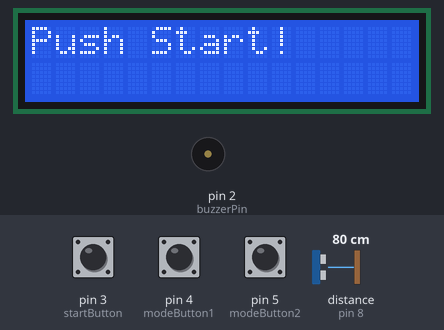
This sketch was run on a simulated Arduino Uno, built with avr-gcc and run on an emulated ATmega328P. On the bench: 16×2 character LCD, buzzer (waves = sounding, pin HIGH). Inputs (shaded band) come from the test bench; at power-on: pin 3 (startButton) HIGH, pin 4 (modeButton1) HIGH, pin 5 (modeButton2) HIGH, distance to the obstacle (sensor on pin 8) 80 cm. The echo pulse lasts 58.3 µs per cm; pins used as bus, display or sensor lines are not drawn.

Above: at 1.2 s.
1.3 s: pin 3 (startButton) pulled LOW for 0.15 s
At 2.5 s:
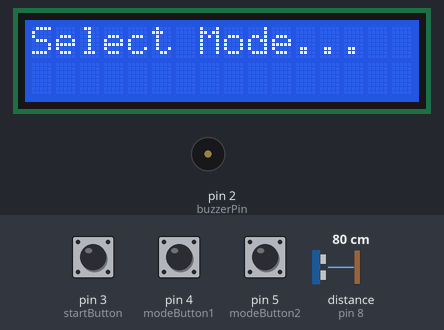
2.9 s: pin 4 (modeButton1) pulled LOW for 0.15 s
At 3.7 s:
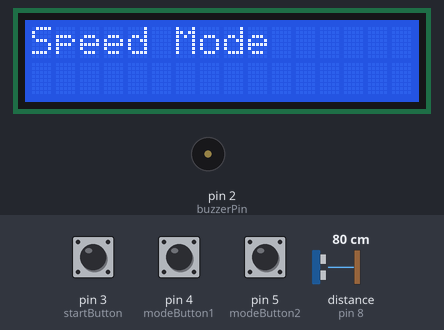
Timing chart, 0 to 5.9 s (numbered marks = the images above; inputs shaded):
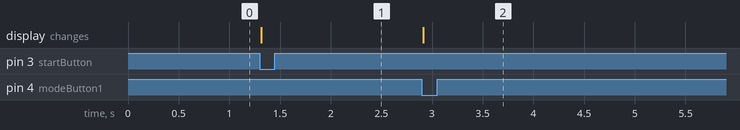

Measured:
- after the input at 1.3 s, the display: changes at once (image 1)
- after the input at 2.9 s, the display: changes at once (image 2)

The sketch:

pushup.ino
```cpp
#include <Wire.h>
#include <LiquidCrystal_I2C.h>

#define TRIG 9
#define ECHO 8
int buzzerPin = 2;
int startButton = 3;
int modeButton1 = 4; // Mode button 1
int modeButton2 = 5; // Mode button 2
int mode = -1; // Initialize mode as -1 (waiting to start)
int counter = 0; // Push-up count
unsigned long startTime = 0; // Timer start time

LiquidCrystal_I2C lcd(0x27, 16, 2); // Update with your I2C address if different

void setup() {
  lcd.init();
  lcd.backlight();
  Serial.begin(9600);
  pinMode(TRIG, OUTPUT);
  pinMode(ECHO, INPUT);
  pinMode(buzzerPin, OUTPUT);
  pinMode(startButton, INPUT_PULLUP);
  pinMode(modeButton1, INPUT_PULLUP); // Mode button 1 setup
  pinMode(modeButton2, INPUT_PULLUP); // Mode button 2 setup

  lcd.clear();
  lcd.setCursor(0, 0);
  lcd.print("Push Start!");
}

void loop() {
  long duration, distance;
  int start = digitalRead(startButton);
  int modeSelect1 = digitalRead(modeButton1);
  int modeSelect2 = digitalRead(modeButton2);

  // Waiting for start button to be pressed to enter mode selection
  if (mode == -1 && start == LOW) {
    mode = 0; // Change to mode selection
    lcd.clear();
    lcd.setCursor(0, 0);
    lcd.print("Select Mode...");
    while (digitalRead(startButton) == LOW); // Wait for button release
  }

  if (mode == 0) { // In select mode
    if (modeSelect1 == LOW) { // Mode button 1 pressed
      mode = 1; // Speed mode selected
      lcd.clear();
      lcd.print("Speed Mode");
      counter = 0; // Reset push-up count
      startTime = millis(); // Start timer for speed mode
      while (digitalRead(modeButton1) == LOW); // Wait for button release
    } else if (modeSelect2 == LOW) { // Mode button 2 pressed
      mode = 2; // Normal mode selected
      lcd.clear();
      lcd.print("Normal Mode");
      counter = 0; // Reset push-up count
      while (digitalRead(modeButton2) == LOW); // Wait for button release
    }
  }

  if (mode == 1 && millis() - startTime > 60000) { // In speed mode and 60 seconds passed
    mode = 0; // Switch to select mode
    lcd.clear();
    lcd.setCursor(0, 0);
    lcd.print("Done! Count: ");
    lcd.print(counter);
    delay(5000); // Show result for 5 seconds then clear
    lcd.clear();
    lcd.print("Push Start!");
    mode = -1; // Return to initial waiting state
  }

  if (mode == 2 && start == LOW) { // In normal mode and start button pressed
    mode = 0; // Switch to select mode
    lcd.clear();
    lcd.setCursor(0, 0);
    lcd.print("Done! Count: ");
    lcd.print(counter);
    delay(5000); // Show result for 5 seconds then clear
    lcd.clear();
    lcd.print("Push Start!");
    mode = -1; // Return to initial waiting state
    while (digitalRead(startButton) == LOW); // Wait for button release
  }

  if (mode != 0 && mode != -1) { // If not in select mode or waiting to start, detect push-ups
    digitalWrite(TRIG, LOW);
    delayMicroseconds(2);
    digitalWrite(TRIG, HIGH);
    delayMicroseconds(10);
    digitalWrite(TRIG, LOW);

    duration = pulseIn(ECHO, HIGH);
    distance = duration * 17 / 1000;

    if (distance < 10) { // Push-up detected
      tone(buzzerPin, 131);
      delay(300);
      noTone(buzzerPin);
      counter++; // Increase count
      delay(500); // Delay to prevent continuous detection
    }
  }
}
```
